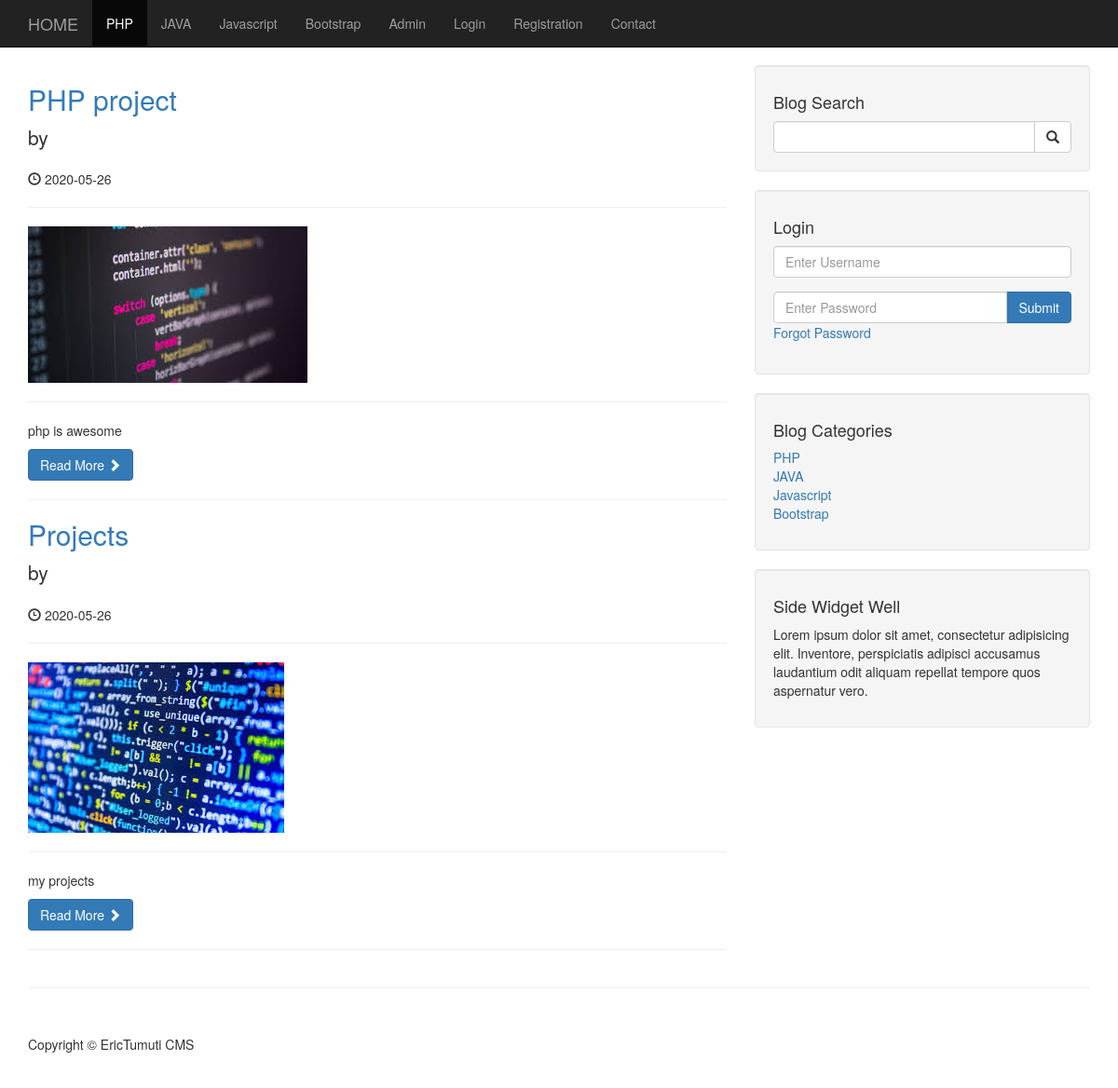
The app's page /category.php?category=1 with its own data.
### tables this page shows
CREATE TABLE `categories` (
  `cat_id` int(3) NOT NULL,
  `cat_title` varchar(255) NOT NULL
);

CREATE TABLE `posts` (
  `post_id` int(3) NOT NULL,
  `post_category_id` int(3) NOT NULL,
  `post_title` varchar(255) NOT NULL,
  `post_author` varchar(255) NOT NULL,
  `post_user` varchar(255) NOT NULL,
  `post_date` date NOT NULL,
  `post_image` text NOT NULL,
  `post_content` text NOT NULL,
  `post_tags` varchar(255) NOT NULL,
  `post_comment_count` int(11) NOT NULL,
  `post_status` varchar(255) NOT NULL DEFAULT 'draft',
  `post_views_count` int(11) NOT NULL
);

### category.php (the view)
<?php include "includes/db.php";?>
<?php include "includes/header.php";?>
 <?php include "includes/navigation.php";?>
    <div class="container">
        <div class="row">
            <div class="col-md-8">
              <?php
if(isset($_GET['category'])) {
	$post_category_id = $_GET['category'];
if(isset($_SESSION['user_role']) && $_SESSION['user_role'] == 'admin' ) {
	$query = " SELECT * FROM posts WHERE post_category_id = $post_category_id ";
	} else{
	$query = " SELECT * FROM posts WHERE post_category_id = $post_category_id AND post_status = 'published' ";
	}
$select_all_posts_query = mysqli_query($connection, $query);
	if(mysqli_num_rows($select_all_posts_query) < 1) {
		echo "<h2 class='text-center'>No posts available</h2>";
	} else {
while($row = mysqli_fetch_assoc($select_all_posts_query)){
$post_id = $row['post_id'];
$post_title = $row['post_title'];
$post_author = $row['post_author'];
$post_date = $row['post_date'];
$post_image = $row['post_image'];
$post_content = substr($row['post_content'],0,100);
	?>
                <h2>
                    <a href="post.php?p_id=<?php echo $post_id; ?>"><?php echo $post_title; ?></a>
                </h2>
                <p class="lead">
                    by <a href="index.php"><?php echo $post_author; ?></a>
                </p>
                <p><span class="glyphicon glyphicon-time"></span> <?php echo $post_date; ?></p>
                <hr>
                <img class="img-responsive" src="images/<?php echo $post_image; ?>" alt="">
                <hr>
                <p><?php echo $post_content; ?></p>
                <a class="btn btn-primary" href="#">Read More <span class="glyphicon glyphicon-chevron-right"></span></a>
                <hr>
 <?php } } } else {
	header("Location: index.php");
}
	 ?>
            </div>
    <?php include "includes/sidebar.php";?>
        </div>
        <hr>
<?php include "includes/footer.php";?>

### includes/navigation.php (shortened to what this page needs)
   <nav class="navbar navbar-inverse navbar-fixed-top" role="navigation">
        <div class="container">
            <div class="navbar-header">
                <a class="navbar-brand" href="index.php">HOME</a>
            </div>
            <div class="collapse navbar-collapse" id="bs-example-navbar-collapse-1">
                <ul class="nav navbar-nav">
              <?php
$query = "SELECT * FROM categories";
$select_all_categories_query = mysqli_query($connection, $query);
while($row = mysqli_fetch_assoc($select_all_categories_query)){
$cat_title = $row['cat_title'];
$cat_id = $row['cat_id'];
	$category_class = '';
	$registration_class = '';
	$pageName = basename($_SERVER['PHP_SELF']);
	$registration = 'registration.php';
	if(isset($_GET['category']) && $_GET['category'] == $cat_id) {
		$category_class = 'active';
	} else if ($pageName == $registration) {
		$registration_class = 'active';
	}
	echo "<li class='$category_class'><a href='category.php?category=$cat_id'>{$cat_title}</a></li>";
}
?>
                   <li>
                   	<a href="admin">Admin</a>
                   </li>
                    <li>
                   	<a href="/cms/login.php">Login</a>
                   </li>
                     <li class='<?php echo $registration_class; ?>'>
               <a href="registration.php">Registration</a>
                     </li>
                      <li>
                   	<a href="contact.php">Contact</a>
                   </li>
                </ul>
            </div>
        </div>
    </nav>

### includes/sidebar.php
            <div class="col-md-4">
                <div class="well">
                   <form action="search.php" method="post">
                    <h4>Blog Search</h4>
                    <div class="input-group">
                        <input name="search" type="text" class="form-control">
                        <span class="input-group-btn">
                            <button name="submit" class="btn btn-default" type="submit">
                                <span class="glyphicon glyphicon-search"></span>
                        </button>
                        </span>
                    </div>
					</form>
                </div>
<div class="well">
<?php if(isset($_SESSION['user_role'])): ?>
<h4>Logged in as <?php echo $_SESSION['username'] ?></h4>
<a href="includes/logout.php" class="btn btn-primary">Logout</a>
<?php else: ?>
			<h4>Login</h4>
			<form action="includes/login.php" method="post">
			<div class="form-group">
			<input name="username" type="text" class="form-control" placeholder="Enter Username">
			</div>
			<div class="input-group">
			<input name="password" type="password" class="form-control" placeholder="Enter Password">
			<span class="input-group-btn">
			<button class="btn btn-primary" name="login" type="submit">Submit</button>
			</span>
			</div>
			<div class="form-group">
			    <a href="forgot.php?forgot=<?php echo uniqid(true); ?>">Forgot Password</a>
			</div>
			</form>
<?php endif; ?>
</div>
                <div class="well">
<?php
$query = "SELECT * FROM categories";
$select_categories_sidebar = mysqli_query($connection, $query);
?>
                    <h4>Blog Categories</h4>
                    <div class="row">
                        <div class="col-lg-12">
                            <ul class="list-unstyled">
   <?php
 while($row = mysqli_fetch_assoc($select_categories_sidebar)){
$cat_title = $row['cat_title'];
$cat_id = $row['cat_id'];
echo "<li><a href='category.php?category=$cat_id'>{$cat_title}</a></li>";
}
?>
                            </ul>
                        </div>
                    </div>
                </div>
         <?php include "widget.php";  ?>
            </div>

### css/blog-home.css (style rules this page uses)
body { padding-top: 70px; }

### records on screen
categories: cat_title "PHP"
categories: cat_title "JAVA"
categories: cat_title "Javascript"
categories: cat_title "Bootstrap"
posts: post_title "PHP project", post_date "2020-05-26", post_image (picture), post_content "php is awesome"
posts: post_title "Projects", post_date "2020-05-26", post_image (picture), post_content "my projects"
